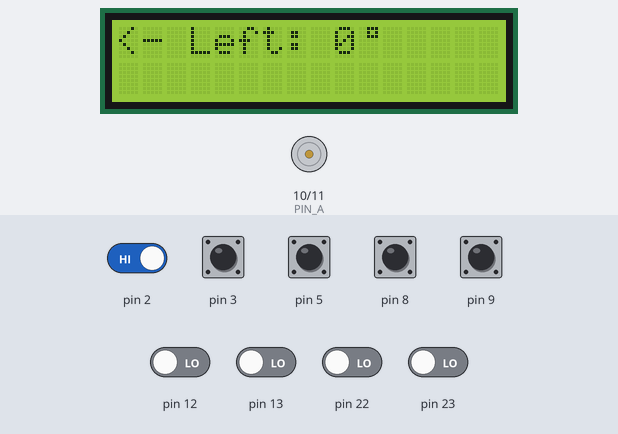
Recording of a sketch running on a simulated Arduino Uno, built with avr-gcc and run on an emulated ATmega328P. Parts: 16×2 character LCD, motor-driver pin pairs drawn as motors (green arrow = first pin HIGH = forward, orange = second pin HIGH = backward, longer = more drive). Inputs (shaded band) come from the test bench; at power-on: pin 2, pin 3, pin 5, pin 8, pin 9 HIGH, pin 12, pin 13, pin 22, pin 23 LOW. EEPROM starts erased.

Above: at 4.3 s.
4.4 s: pin 5 pulled LOW for 0.15 s
At 5.2 s:
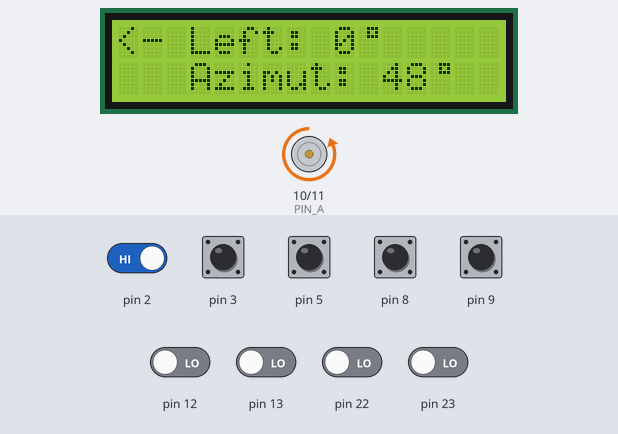
6.0 s: pin 3 pulled LOW for 0.15 s
At 7.1 s:
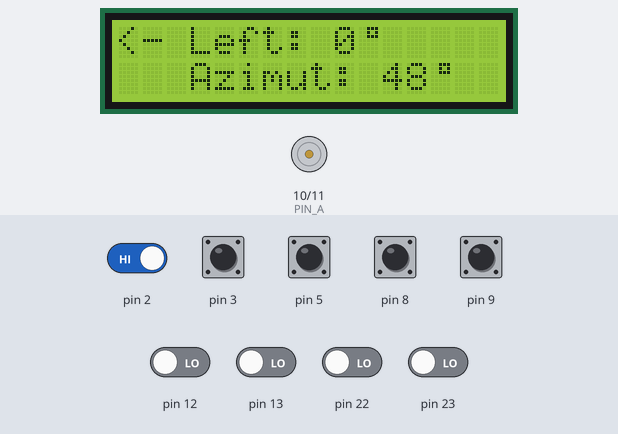
7.6 s: pin 2 driven LOW
At 8.2 s:
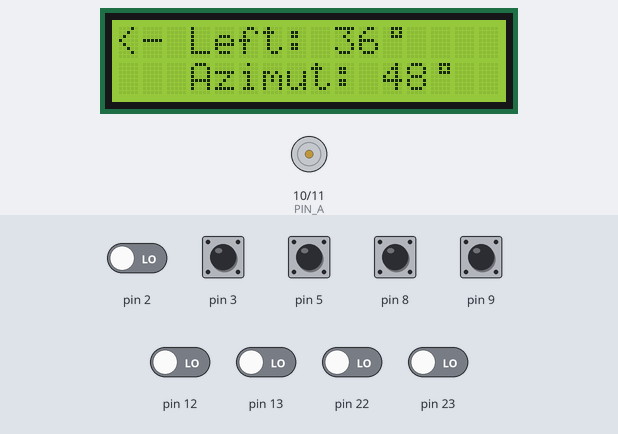
9.1 s: pin 3 pulled LOW for 1 s
At 10.4 s:
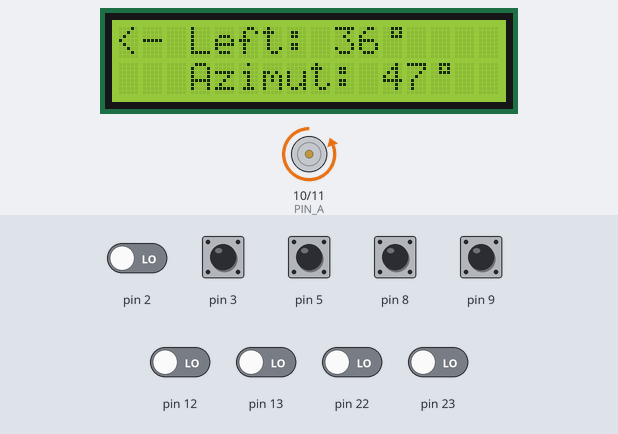
11.6 s: pin 3 pulled LOW for 0.15 s
At 12.9 s:
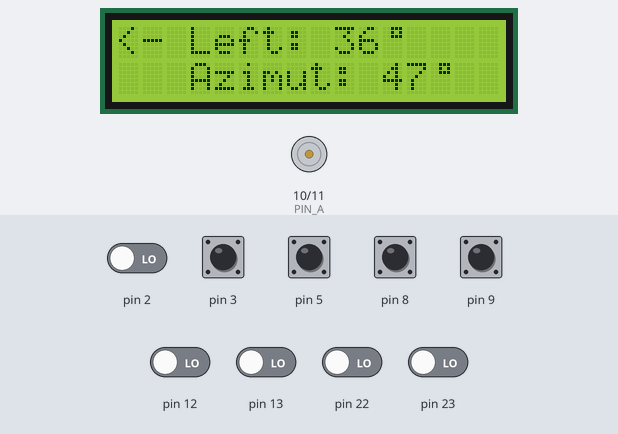
13.2 s: pin 5 pulled LOW for 1 s
At 15.4 s:
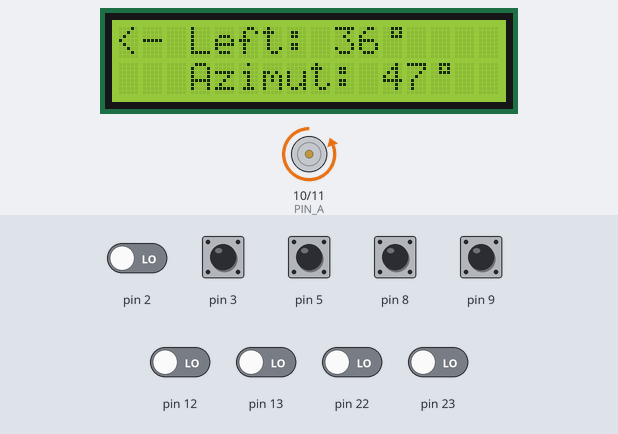
Timing chart, 0 to 16.7 s (numbered marks = the images above; inputs shaded):
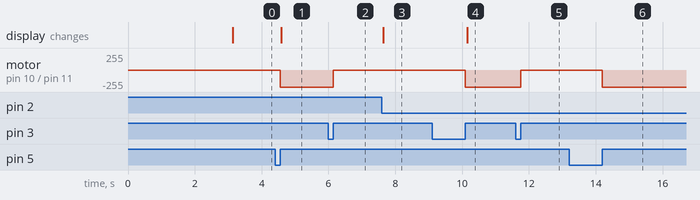

Measured:
- after the input at 4.4 s, motor on pin 10 (PIN_A) / pin 11 (PIN_B): stopped → backward 255/255 after 0.15 s; the display: changes after 0.19 s (image 1)
- after the input at 6.0 s, motor on pin 10 (PIN_A) / pin 11 (PIN_B): backward 255/255 → stopped after 0.15 s
- after the input at 7.6 s, the display: changes at once (image 3)
- after the input at 9.1 s, motor on pin 10 (PIN_A) / pin 11 (PIN_B): stopped → backward 255/255 after 1.0 s; the display: changes after 1.0 s (image 4)
- after the input at 11.6 s, motor on pin 10 (PIN_A) / pin 11 (PIN_B): backward 255/255 → stopped after 0.15 s
- after the input at 13.2 s, motor on pin 10 (PIN_A) / pin 11 (PIN_B): stopped → backward 255/255 after 1.0 s

The sketch:

motor_controller.ino
```cpp
#include <LiquidCrystal_I2C.h>
#include <EncButton.h>
#include "menu.h"
#include "setting.h"
#include "motor.h"

#define ENC_BUTTON 3
#define ENC_CLK 9
#define ENC_DT 8

#define GERKON 2
#define PARK_BUTTON 5

LiquidCrystal_I2C lcd(0x27, 16, 2);
EncButton<EB_TICK, ENC_CLK, ENC_DT, ENC_BUTTON> encoder;
EncButton<EB_TICK, PARK_BUTTON> prk_btn;
Menu* current_menu;
Menu intro_menu(&lcd, INIT_TEXT(TEXT_INTRO));
Menu setup_menu(&lcd, INIT_TEXT(TEXT_START));
Menu parking_menu(&lcd, INIT_TEXT(TEXT_SET_PARK));
Menu start_menu(&lcd, INIT_TEXT(TEXT_SET_START));
Menu stop_menu(&lcd, INIT_TEXT(TEXT_SET_STOP));
Menu drive_menu(&lcd, INIT_TEXT(TEXT_SET_DRIVE));

Motor motor;

bool is_saved_settigs = false;
volatile bool is_turn = false;

void save_settings() {
  EEPROM.put(ADDRESS, settings);
}

void load_settings() {
  EEPROM.get(ADDRESS, settings);
}

void clear_settings() {
  memset(&settings, 0xff, sizeof(settings));
  save_settings();
}

void update_value(int8_t value) {
  uint8_t position_text = 0;
  char text[32];
  current_menu->value += value;
  if (current_menu->value > 359)
    current_menu->value = 359;  //current_menu->value % 360;
  if (current_menu->value < 0)
    current_menu->value = 0;  //360 + current_menu->value;
  if (current_menu == &drive_menu) {
    position_text = 0;
    if (motor.get_motor_status() == Motor::RUN) {
      position_text = 16;
      sprintf(text, "   Azimut: %d\1", motor.get_current_angle() + 1);
    } else {
      if (current_menu->value > stop_menu.value) {
        current_menu->value = stop_menu.value;
      } else if (current_menu->value < start_menu.value) {
        current_menu->value = start_menu.value;
      }
      if (current_menu->value > motor.get_current_angle()) {
        sprintf(text, "<- Right: %d\1", (current_menu->value - motor.get_current_angle()));
      } else {
        sprintf(text, "<- Left: %d\1", (motor.get_current_angle() - current_menu->value));
      }
    }
  } else if (current_menu == &parking_menu) {
    position_text = 16;
    sprintf(text, DRIVE_PATTERN, current_menu->value + 1);
  } else if (current_menu == &start_menu) {
    position_text = 16;
    sprintf(text, DRIVE_PATTERN, current_menu->value + 1);
  } else if (current_menu == &stop_menu) {
    position_text = 16;
    sprintf(text, DRIVE_PATTERN, current_menu->value + 1);
  } else if (current_menu == &intro_menu) {
    return;
  }

  current_menu->insert_text(text, strlen(text), position_text);
}

void drive_menu_left_click_cb() {
  if (motor.get_motor_status() != Motor::RUN) {
    update_value(-1);
  }
}
void drive_menu_right_click_cb() {
  if (motor.get_motor_status() != Motor::RUN) {
    update_value(1);
  }
}
void drive_menu_short_click_cb() {
  if (motor.get_motor_status() != Motor::RUN) {

    if (motor.get_current_angle() < drive_menu.value) {
      motor.direction = Motor::RIGHT;
    } else {
      motor.direction = Motor::LEFT;
    }
    if (motor.get_current_angle() != drive_menu.value) {
      motor.run();
      update_value(0);
      save_settings();
    }

  } else {
    motor.stop();
    save_settings();
  }
}
void drive_menu_long_click_cb() {
  drive_menu_short_click_cb();
}
void start_menu_right_click_cb() {
  if (current_menu->is_edit_mode) {
    update_value(1);
  } else {
    update_menu(&stop_menu);
  }
}
void start_menu_left_click_cb() {
  if (current_menu->is_edit_mode) {
    update_value(-1);
  } else {
    update_menu(&parking_menu);
  }
}
void start_menu_long_click_cb() {
  update_menu(&drive_menu);
}
void start_menu_short_click_cb() {
  if (current_menu->is_edit_mode) {
    settings.start_val = start_menu.value;
    save_settings();
    current_menu->is_edit_mode = false;
  } else {
    current_menu->is_edit_mode = true;
  }
}
void stop_menu_right_click_cb() {
  if (current_menu->is_edit_mode) {
    update_value(1);
  } else {
    update_menu(&parking_menu);
  }
}
void stop_menu_left_click_cb() {
  if (current_menu->is_edit_mode) {
    update_value(-1);
  } else {
    update_menu(&start_menu);
  }
}
void stop_menu_long_click_cb() {
  update_menu(&drive_menu);
}
void stop_menu_short_click_cb() {
  if (current_menu->is_edit_mode) {
    settings.stop_val = stop_menu.value;
    save_settings();
    current_menu->is_edit_mode = false;
  } else {
    current_menu->is_edit_mode = true;
  }
}
void parking_menu_right_click_cb() {
  if (current_menu->is_edit_mode) {
    update_value(1);
  } else {
    update_menu(&start_menu);
  }
}
void parking_menu_lef_click_cb() {
  if (current_menu->is_edit_mode) {
    update_value(-1);
  } else {
    update_menu(&stop_menu);
  }
}
void parking_menu_long_click_cb() {
  update_menu(&drive_menu);
}
void parking_menu_short_click_cb() {
  if (current_menu->is_edit_mode) {
    settings.parking_val = parking_menu.value;
    save_settings();
    current_menu->is_edit_mode = false;
  } else {
    current_menu->is_edit_mode = true;
  }
}

void init_menu() {
  drive_menu.left_click = drive_menu_left_click_cb;
  drive_menu.right_click = drive_menu_right_click_cb;
  drive_menu.long_click = drive_menu_long_click_cb;
  drive_menu.short_click = drive_menu_short_click_cb;
  start_menu.right_click = start_menu_right_click_cb;
  start_menu.left_click = start_menu_left_click_cb;
  start_menu.long_click = start_menu_long_click_cb;
  start_menu.short_click = start_menu_short_click_cb;
  stop_menu.right_click = stop_menu_right_click_cb;
  stop_menu.left_click = stop_menu_left_click_cb;
  stop_menu.long_click = stop_menu_long_click_cb;
  stop_menu.short_click = stop_menu_short_click_cb;
  parking_menu.right_click = parking_menu_right_click_cb;
  parking_menu.left_click = parking_menu_lef_click_cb;
  parking_menu.long_click = parking_menu_long_click_cb;
  parking_menu.short_click = parking_menu_short_click_cb;

  load_settings();
  settings.parking_val = 10;
  settings.start_val = 0;
  settings.stop_val = 359;
  settings.turns = 50;
  if (settings.parking_val < 360) {
    is_saved_settigs = true;
    parking_menu.value = settings.parking_val;
    start_menu.value = settings.start_val;
    stop_menu.value = settings.stop_val;
    motor.set_turns(settings.turns);
    drive_menu.value = motor.get_current_angle();
  }
}

void add_degrees_symbol(int position) {
  lcd.setCursor(position % 16, position / 16);
  lcd.write(1);
}

void isr_enc() {
  //Serial.println("tick");
}

void isr_gerkon() {
  is_turn = true;
}

void update_menu(Menu* menu) {
  if (menu == nullptr)
    return;

  current_menu = menu;
  current_menu->redarw_text();
  update_value(0);
}

void setup() {
  Serial.begin(115200);
  lcd.init();
  lcd.backlight();
  lcd.createChar(1, cel);
  attachInterrupt(0, isr_gerkon, FALLING);
  attachInterrupt(1, isr_enc, CHANGE);
  init_menu();
  motor.set_target_angle(&drive_menu.value);
  motor.set_parking_angle(&parking_menu.value);

  update_menu(&intro_menu);
  delay(3000);
  if (is_saved_settigs) {
    update_menu(&drive_menu);
  } else {
    update_menu(&setup_menu);
  }
}

void loop() {
  encoder.tick();
  prk_btn.tick();
  if (is_turn) {
    is_turn = false;
    motor.update_current_position();
    if (motor.check_target_destination()) {
      update_value(0);
      motor.stop();
    }
    update_value(0);
  }
  if (encoder.isRight()) {
    current_menu->right_click();
  }
  if (encoder.isLeft()) {
    current_menu->left_click();
  }
  if (encoder.isHolded()) {
    current_menu->long_click();
  } else if (encoder.isRelease()) {
    current_menu->short_click();
  }
  if (prk_btn.isHolded()) {
    if (motor.get_motor_status() != Motor::RUN) {
      update_menu(&parking_menu);
    }
  } else if (prk_btn.isRelease()) {
      drive_menu.value = parking_menu.value;
      int diff = drive_menu.value - motor.get_current_angle();
      if(abs(diff) > 180)
      {
        diff = -diff;
      }
      motor.direction = (diff) < 0 ?  Motor::LEFT : Motor::RIGHT;
      motor.run();
      update_value(0);

  }
}
```

menu.cpp
```cpp
#include "Arduino.h"
#include "menu.h"

Menu::Menu (LiquidCrystal_I2C* lcd, char* init_text, uint8_t init_str_len, uint8_t menu_max_len) {
  _lcd = lcd;
  _cursor_pos = 0;
  _menu_max_len = menu_max_len;
  memset(_lcd_text, 0, _menu_max_len);
  if (init_text != nullptr)
    memcpy(_lcd_text, init_text, init_str_len);
}
void Menu::insert_text(char* str, uint8_t len, uint8_t start_pos) {
  if (len > _menu_max_len || start_pos > _menu_max_len || (start_pos + len) > _menu_max_len)
    return;
  uint8_t tmp_text_menu[_menu_max_len];
  memset(tmp_text_menu, 0, _menu_max_len);
  memcpy(tmp_text_menu, _lcd_text, _menu_max_len);
  memcpy(tmp_text_menu + start_pos, str, len);
  if (memcmp(tmp_text_menu, _lcd_text, _menu_max_len) == 0)
    return;
  memcpy(_lcd_text, tmp_text_menu, _menu_max_len);
  _cursor_pos = start_pos + len;
  _lcd->setCursor(start_pos % 16, start_pos / 16);
  if (_cursor_pos < 16)
    memset(_lcd_text + _cursor_pos, ' ', 16 - _cursor_pos);
  _lcd->print((char *)_lcd_text + start_pos);
  if (_cursor_pos > 15) {
    memset(_lcd_text + _cursor_pos, ' ', 32 - _cursor_pos);
    _lcd->setCursor(0, 1);
    _lcd->print((char *)_lcd_text + 16);
  }
}
void Menu::del_text() {
  memset(_lcd_text, 0, _menu_max_len);
  _cursor_pos = 0;
  _lcd->setCursor(0, 0);
  _lcd->clear();
}
void Menu::redarw_text() {
  _lcd->clear();
  _lcd->setCursor(0, 0);
  _lcd->print((char *)this->_lcd_text);
  _lcd->setCursor(0, 1);
  _lcd->print((char *)this->_lcd_text + 16);
}

void null_func() {
  return;
}
```

menu.h
```cpp
#include <LiquidCrystal_I2C.h>
#define TEXT_INTRO " Simple project   for Arduino"
#define TEXT_START " Click to enter    Setup menu"
#define TEXT_SET_PARK " Parking angle"
#define TEXT_SET_START "  Start angle"
#define TEXT_SET_STOP "  Stop angle"
#define TEXT_SET_DRIVE "<- Left: 0\1"
#define DRIVE_PATTERN "      %d\1"
const uint8_t cel[8] ={B00111,B00101,B00111,B00000,B00000,B00000,B00000};
#define INIT_TEXT(a) a, strlen(a)
void null_func();
class Menu{
  public:
    void insert_text(char* str, uint8_t len, uint8_t start_pos = 0);
    void del_text();
    void redarw_text();
    Menu(LiquidCrystal_I2C* lcd, char* init_text = nullptr, uint8_t init_str_len = 0, uint8_t menu_max_len = 32);
    void (*left_click)() = null_func;
    void (*right_click)() = null_func;
    void (*short_click)() = null_func;
    void (*long_click)() = null_func;
    bool is_edit_mode;
    int  value;

  private:
    LiquidCrystal_I2C* _lcd;
    uint8_t _cursor_pos;
    uint8_t _lcd_text[32];
    uint8_t _menu_max_len;
};
```

motor.cpp
```cpp
#include "motor.h"
#include "rotator_variables.h"
Motor::Motor(uint8_t pinA, uint8_t pinB) {
  _pinA = pinA;
  _pinB = pinB;
  pinMode(pinA, OUTPUT);
  pinMode(pinB, OUTPUT);
  direction = RIGHT;
  _status = STOP;
  _turns_cnt = 0;
}
void Motor::run() {
  if(direction == RIGHT) {
    digitalWrite(_pinA, HIGH);
    digitalWrite(_pinB, LOW);
  }
  else {
     digitalWrite(_pinA, LOW);
    digitalWrite(_pinB, HIGH);
  }
  _status = RUN;
}

void Motor::stop() {
  digitalWrite(_pinA, LOW);
  digitalWrite(_pinB, LOW);
  _status = STOP;
}
Motor::Status Motor::get_motor_status() {
  return _status;
}
bool Motor::check_target_destination() {
  if (this->get_current_angle() == *_target_angle_p) {
    return true;
  }
  return false;
}
void Motor::set_turns(int16_t turns){
  _turns_cnt = turns;
}
int16_t Motor::get_turns(){
  return _turns_cnt;
}
uint16_t Motor::get_current_angle(){
  int16_t angle  = (int)fabs(_turns_cnt * KOEF) % 360;
  if(angle < 0)
    angle = 359 - angle;
  return angle;
}
void Motor::set_parking_angle(uint16_t * parking_angle_p){
  _parking_angle_p = parking_angle_p;
}
void Motor::set_target_angle(uint16_t * target_angle_p){
  _target_angle_p = target_angle_p;
}
void Motor::update_current_position() {
  if(direction == RIGHT) {
    _turns_cnt++;
  }
  else {
    _turns_cnt--;
  }
}
```

motor.h
```cpp
#include "Arduino.h"
#define PIN_A 10
#define PIN_B 11

class Motor {
  public:
    enum Direction {LEFT,RIGHT};
    enum Status {RUN,STOP};
    Motor(uint8_t pinA = PIN_A, uint8_t pinB = PIN_B);
    void run();
    void stop();
    bool check_target_destination();
    void Motor::set_turns(int16_t turns);
    int16_t Motor::get_turns();
    uint16_t get_current_angle();
    void set_parking_angle(uint16_t * parking_angle_p);
    void set_target_angle(uint16_t * target_angle_p);
    void update_current_position();
    Status get_motor_status();
    Direction direction;
  private:
    uint16_t _current_angle_deg;
    uint16_t *_parking_angle_p;
    uint16_t *_target_angle_p;
    uint8_t _pinA;
    uint8_t _pinB;
    int16_t _turns_cnt;
    Status _status;
};
```

rotator_variables.h
```cpp
#define KOEF 0.947f
```

setting.h
```cpp
#include <EEPROM.h>
#define ADDRESS 0
typedef struct{
    uint16_t parking_val;
    uint16_t start_val;
    uint16_t stop_val;
    int16_t turns;
} setting_t;
void save_settings();
void load_settings();
void clear_settings();
setting_t settings;
```

Source omitted: EncButton.h (21409 bytes)
